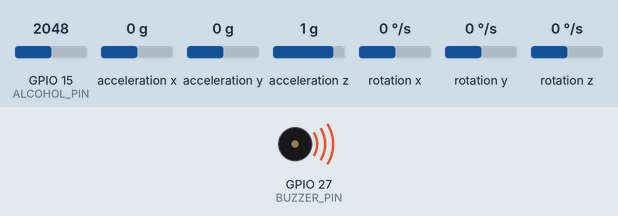
Bench run of a sketch on a simulated ESP32. Parts: buzzer (waves = sounding, pin HIGH). Inputs (shaded band) come from the test bench; at power-on: GPIO 15 (ALCOHOL_PIN) = 2048, acceleration x 0 g, acceleration y 0 g, acceleration z 1 g, rotation x 0 °/s, rotation y 0 °/s, rotation z 0 °/s. What the sketch prints to the serial monitor is not drawn.

Above: at 2.2 s.
2.3 s: GPIO 15 (ALCOHOL_PIN) set to 1950
At 3.9 s:
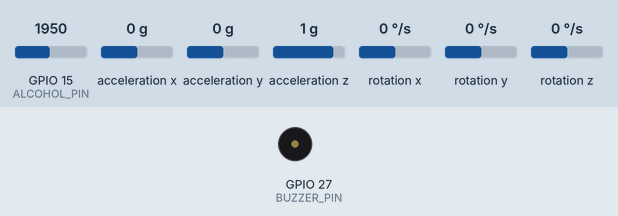
4.6 s: acceleration x set to -1 g
6.1 s: acceleration x set to -1.3 g
At 6.6 s:
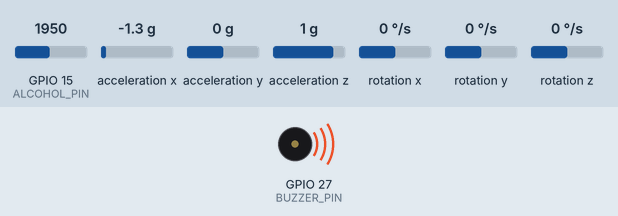
Timing chart, 0 to 9.1 s (numbered marks = the images above; inputs shaded):
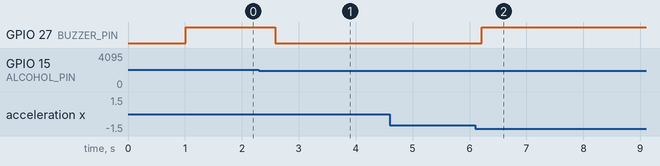

The sketch:

esp32_bus_sensors.ino
```cpp
/*
 * SMART BUS ACCIDENT DETECTION - ESP32
 * Production-ready: CSV for app import + JSON for Serial Monitor + Buzzer alerts
 *
 * Wiring:
 *   MPU6050: VCC->3.3V, GND->GND, SDA->21, SCL->22 (I2C)
 *   Alcohol sensor: AOUT->GPIO 15 (D15), VCC->3.3V/5V, GND->GND
 *   Buzzer: GPIO 27 (optional)
 *
 * Output 1 - CSV (for app): Log Serial to file in Arduino IDE (Tools -> Log to File).
 *    Format matches app: timestamp,accel_x,accel_y,accel_z,gyro_x,gyro_y,gyro_z,alcohol_ppm,sos_triggered,speed_kmh,event_label
 * Output 2 - JSON: Human-readable in Serial Monitor.
 */

#include <Wire.h>
#include <MPU6050.h>

MPU6050 mpu;

#define ALCOHOL_PIN 15
#define BUZZER_PIN  27

#define BRAKE_THRESHOLD_G    1.5f   // g
#define COLLISION_THRESHOLD_G 2.8f  // g
#define ROLLOVER_GYRO        180   // deg/s
#define ALCOHOL_ADC_THRESHOLD 2000  // raw ADC
#define G_TO_MS2              9.80665f
#define ALCOHOL_ADC_TO_PPM    (500.0f / 4095.0f)  // scale 0-4095 -> 0-500 ppm

unsigned long startMillis = 0;
unsigned long sampleCount = 0;

void setup() {
  Serial.begin(115200);
  delay(1000);

  Serial.println("SMART BUS ACCIDENT SYSTEM - CSV + JSON");
  Serial.println("Log this port to file to capture CSV for the app.");

  Wire.begin();
  mpu.initialize();
  if (mpu.testConnection()) {
    Serial.println("MPU6050 OK");
  } else {
    Serial.println("MPU6050 FAIL");
  }

  pinMode(ALCOHOL_PIN, INPUT);
  pinMode(BUZZER_PIN, OUTPUT);
  digitalWrite(BUZZER_PIN, LOW);

  startMillis = millis();
  // CSV header (app-compatible) - print once
  Serial.println("timestamp,accel_x,accel_y,accel_z,gyro_x,gyro_y,gyro_z,alcohol_ppm,sos_triggered,speed_kmh,event_label");
}

void loop() {
  int16_t ax_raw, ay_raw, az_raw, gx_raw, gy_raw, gz_raw;
  mpu.getMotion6(&ax_raw, &ay_raw, &az_raw, &gx_raw, &gy_raw, &gz_raw);

  float ax_g = ax_raw / 16384.0f;
  float ay_g = ay_raw / 16384.0f;
  float az_g = az_raw / 16384.0f;
  float gx = gx_raw / 131.0f;
  float gy = gy_raw / 131.0f;
  float gz = gz_raw / 131.0f;

  float accelMagnitude_g = sqrt(ax_g*ax_g + ay_g*ay_g + az_g*az_g);
  float accel_x = ax_g * G_TO_MS2;
  float accel_y = ay_g * G_TO_MS2;
  float accel_z = az_g * G_TO_MS2;

  int alcoholRaw = analogRead(ALCOHOL_PIN);
  float alcoholPpm = alcoholRaw * ALCOHOL_ADC_TO_PPM;

  const char* eventLabel = "normal";
  bool alert = false;
  float speedKmh = 40.0f;

  if (accelMagnitude_g > COLLISION_THRESHOLD_G) {
    eventLabel = "collision";
    alert = true;
    speedKmh = 0;
  } else if (accelMagnitude_g > BRAKE_THRESHOLD_G) {
    eventLabel = "sharp_brake";
    alert = true;
    speedKmh = 15.0f;
  }

  if (abs(gx) > ROLLOVER_GYRO || abs(gy) > ROLLOVER_GYRO || abs(gz) > ROLLOVER_GYRO) {
    eventLabel = "rollover";
    alert = true;
    speedKmh = 0;
  }

  bool alcoholDetected = (alcoholRaw > ALCOHOL_ADC_THRESHOLD);
  if (alcoholDetected) alert = true;

  int sosTriggered = 0;  // Set 1 if you add SOS button

  digitalWrite(BUZZER_PIN, alert ? HIGH : LOW);

  if (alert) {
    Serial.println("!!! ALERT !!!");
    Serial.print("Event: "); Serial.println(eventLabel);
    if (alcoholDetected) Serial.println("!!! ALCOHOL DETECTED !!!");
  }

  // --- CSV line (for app import) ---
  unsigned long secs = (millis() - startMillis) / 1000;
  unsigned long h = secs / 3600, m = (secs % 3600) / 60, s = secs % 60;
  char ts[24];
  snprintf(ts, sizeof(ts), "2025-06-15 %02lu:%02lu:%02lu", 8u + (h % 24), m, s);

  Serial.print(ts);
  Serial.print(",");
  Serial.print(accel_x, 2); Serial.print(",");
  Serial.print(accel_y, 2); Serial.print(",");
  Serial.print(accel_z, 2); Serial.print(",");
  Serial.print(gx, 2); Serial.print(",");
  Serial.print(gy, 2); Serial.print(",");
  Serial.print(gz, 2); Serial.print(",");
  Serial.print(alcoholPpm, 1); Serial.print(",");
  Serial.print(sosTriggered); Serial.print(",");
  Serial.print(speedKmh, 1); Serial.print(",");
  Serial.println(eventLabel);

  // --- JSON (Serial Monitor) ---
  Serial.print("{\"ax\":");
  Serial.print(ax_g); Serial.print(",\"ay\":");
  Serial.print(ay_g); Serial.print(",\"az\":");
  Serial.print(az_g); Serial.print(",\"gx\":");
  Serial.print(gx); Serial.print(",\"gy\":");
  Serial.print(gy); Serial.print(",\"gz\":");
  Serial.print(gz); Serial.print(",\"accel_magnitude\":");
  Serial.print(accelMagnitude_g); Serial.print(",\"accident_type\":\"");
  Serial.print(eventLabel); Serial.print("\",\"alcohol_value\":");
  Serial.print(alcoholRaw); Serial.print(",\"alcohol_detected\":");
  Serial.print(alcoholDetected ? "true" : "false");
  Serial.println("}");

  delay(500);
}
```

Measured:
- the behaviour switches between 2001 and 2000 on GPIO 15 (ALCOHOL_PIN) (found by bisection; images 0 and 1)
- the behaviour switches between -1.1 and -1.2 g on acceleration x (found by bisection; images 1 and 2)
- after the input at 2.3 s, GPIO 27 (BUZZER_PIN): HIGH → LOW after 0.29 s
- after the input at 4.6 s, every drawn part: stays the same
- after the input at 6.1 s, GPIO 27 (BUZZER_PIN): LOW → HIGH after 0.11 s
